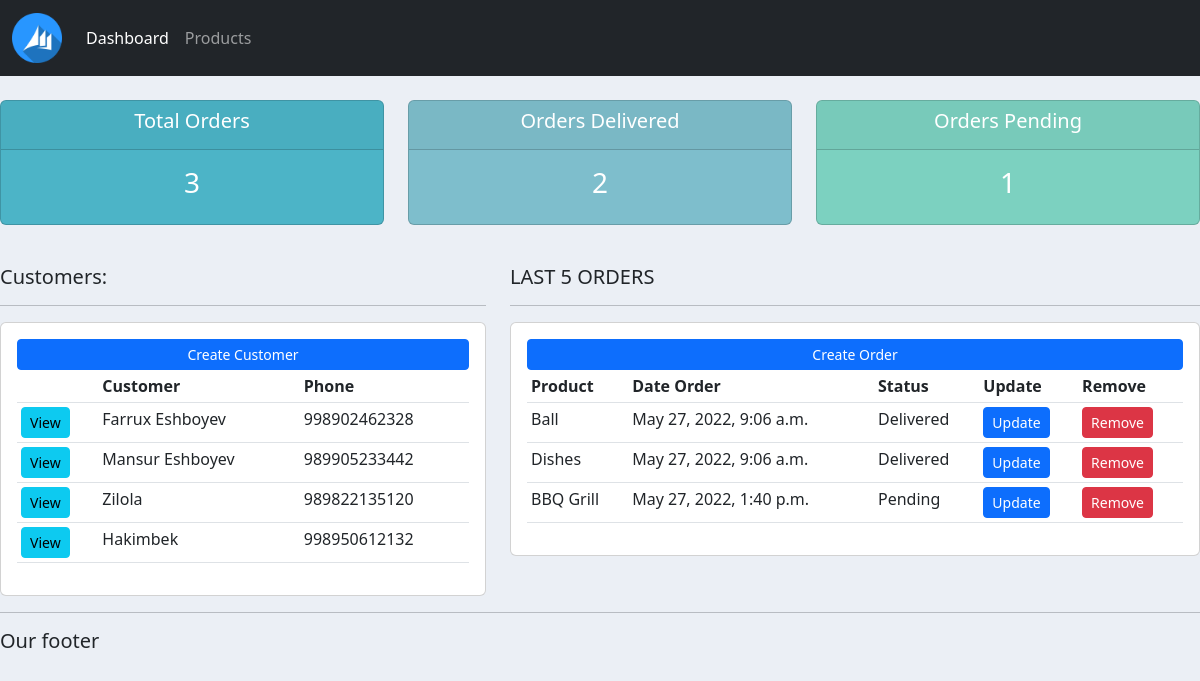
The page / on the database its author committed.
### blog/models.py (models this page shows, shortened)
class Customer(models.Model):
    name = models.CharField(max_length=200, null=True)
    phone = models.CharField(max_length=200, null=True)
    email = models.CharField(max_length=200, null=True)
    date_created = models.DateTimeField(auto_now_add=True, null=True)

class Order(models.Model):
    STATUS = (
        ('Pending', 'Pending'),
        ('Out for delivery', 'Out for delivery'),
        ('Delivered', 'Delivered'),
    )
    customer = models.ForeignKey(
        Customer, null=True, on_delete=models.SET_NULL)
    product = models.ForeignKey(Product, null=True, on_delete=models.SET_NULL)
    date_created = models.DateTimeField(auto_now_add=True, null=True)
    status = models.CharField(max_length=200, null=True, choices=STATUS)

class Product(models.Model):
    CATEGORY = (
        ('Indoor', 'Indoor'),
        ('Out Door', 'Out Door'),
    )
    name = models.CharField(max_length=200, null=True)
    price = models.FloatField(null=True)
    category = models.CharField(max_length=200, null=True, choices=CATEGORY)
    description = models.CharField(max_length=200, null=True, blank=True)
    date_created = models.DateTimeField(auto_now_add=True, null=True)
    tags = models.ManyToManyField(Tag)
    def __str__(self):
        return self.name

### blog/views.py (the view)
# urls.py: path('', views.home, name='home'),
def home(request):
    orders = Order.objects.all()
    customers = Customer.objects.all()
    total_customers = customers.count()
    total_orders = orders.count()
    delivered = orders.filter(status='Delivered').count()
    pending = orders.filter(status='Pending').count()
    context = {'orders': orders, 'customers': customers,
               'total_customers': total_customers, 'total_orders': total_orders, 'delivered': delivered, 'pending': pending}
    return render(request, 'accounts/dashboard.html', context)

### blog/templates/accounts/dashboard.html
{% extends 'accounts/main.html' %}
{% block content %}
{% include 'accounts/status.html' %}
<br>
<div class="row">
    <div class="col-md-5">
        <h5>Customers:</h5>
        <hr>
        <div class="card card-body">
            <a href="{% url 'create_customer' %}" class="btn btn-primary btn-sm btn-block">Create Customer</a>
            <table class="table table-sm">
                <tr>
                    <th></th>
                    <th>Customer</th>
                    <th>Phone</th>
                </tr>
                {% for customer in customers %}
                <tr>
                    <td><a class="btn btn-sm btn-info" href="{% url 'customer' customer.id %}">View</a></td>
                    <td>{{ customer.name }}</td>
                    <td>{{ customer.phone }}</td>
                </tr>
                {% endfor %}
            </table>
        </div>
    </div>
    <div class="col-md-7">
        <h5>LAST 5 ORDERS</h5>
        <hr>
        <div class="card card-body">
            <a href="{% url 'create_order' %}" class="btn btn-primary btn-sm btn-block">Create Order</a>
            <table class="table table-sm">
                <tr>
                    <th>Product</th>
                    <th>Date Order</th>
                    <th>Status</th>
                    <th>Update</th>
                    <th>Remove</th>
                </tr>
                {% for order in orders %}
                <tr>
                    <td>{{ order.product }}</td>
                    <td>{{ order.date_created }}</td>
                    <td>{{ order.status }}</td>
                    <td><a href="{% url 'update_order' order.id %}" class="btn btn-primary btn-sm">Update</a></td>
                    <td><a href="{% url 'delete_order' order.id %}" class="btn btn-danger btn-sm">Remove</a></td>
                </tr>
                {% endfor %}
            </table>
        </div>
    </div>
</div>
{% endblock %}

### blog/templates/accounts/main.html (shortened to what this page needs)
{% load static %}
<!DOCTYPE html>
<html lang="en">
<head>
    <link href="https://cdn.jsdelivr.net/npm/bootstrap@5.2.0-beta1/dist/css/bootstrap.min.css" rel="stylesheet"
>
    <link rel="stylesheet" href="{% static '/css/main.css' %}">
</head>
<body>
    {% include 'accounts/navbar.html' %}
    {% block content %}
    {% endblock %}
    <hr>
    <h5>Our footer</h5>
</body>
</html>

### blog/templates/accounts/navbar.html (shortened to what this page needs)
{% load static %}
<nav class="navbar navbar-expand-lg navbar-dark bg-dark">
    <div class="container-fluid">
        <a class="navbar-brand" href="{% url 'home' %}">
            <img src="{% static '/images/logo.png' %}" alt="" id="logo">
        </a>
        <div class="collapse navbar-collapse" id="navbarNav">
            <ul class="navbar-nav">
                <li class="nav-item">
                    <a class="nav-link active" aria-current="page" href="{% url 'home' %}">Dashboard</a>
                </li>
                <li class="nav-item">
                    <a class="nav-link" href="{% url 'products' %}">Products</a>
                </li>
            </ul>
        </div>
    </div>
</nav>

### blog/templates/accounts/status.html
<br>
<div class="row">
    <div class="col">
        <div class="col-md">
            <div class="card text-center text-white mb-3" id="total-orders">
                <div class="card-header">
                    <h5 class="card-title">Total Orders</h5>
                </div>
                <div class="card-body">
                    <h3 class="card-title">{{total_orders}}</h3>
                </div>
            </div>
        </div>
    </div>
    <div class="col">
        <div class="col-md">
            <div class="card text-center text-white mb-3" id="orders-delivered">
                <div class="card-header">
                    <h5 class="card-title">Orders Delivered</h5>
                </div>
                <div class="card-body">
                    <h3 class="card-title">{{delivered}}</h3>
                </div>
            </div>
        </div>
    </div>
    <div class="col">
        <div class="col-md">
            <div class="card text-center text-white mb-3" id="orders-pending">
                <div class="card-header">
                    <h5 class="card-title">Orders Pending</h5>
                </div>
                <div class="card-body">
                    <h3 class="card-title">{{pending}}</h3>
                </div>
            </div>
        </div>
    </div>
</div>

### static/css/main.css (style rules this page uses)
#logo { width: 50px; }
body { background-color: #ebeff5; }
#total-orders { background-color: #4cb4c7; }
#orders-delivered { background-color: #7ebecc; }
#orders-pending { background-color: #7cd1c0; }

### rows shown on the page
Customer: name "Farrux Eshboyev", phone "998902462328"
Customer: name "Mansur Eshboyev", phone "989905233442"
Customer: name "Zilola", phone "989822135120"
Customer: name "Hakimbek", phone "998950612132"
Order: product "Ball", date_created "May 27, 2022, 9:06 a.m.", status "Delivered"
Order: product "Dishes", date_created "May 27, 2022, 9:06 a.m.", status "Delivered"
Order: product "BBQ Grill", date_created "May 27, 2022, 1:40 p.m.", status "Pending"

### other values the page prints
{{ total_orders }} "3"
{{ delivered }} "2"
{{ pending }} "1"
